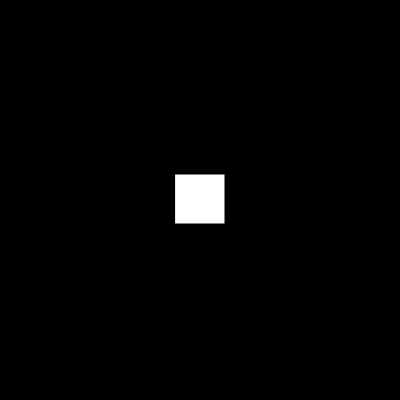
Frame 1 (no input)
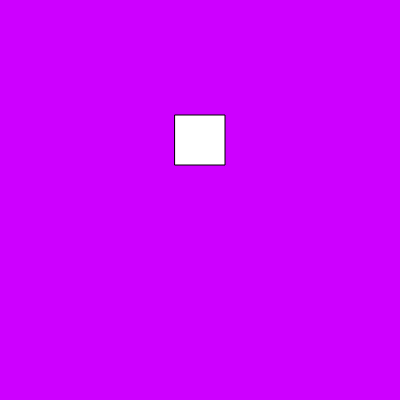
Frame 60 (no input)
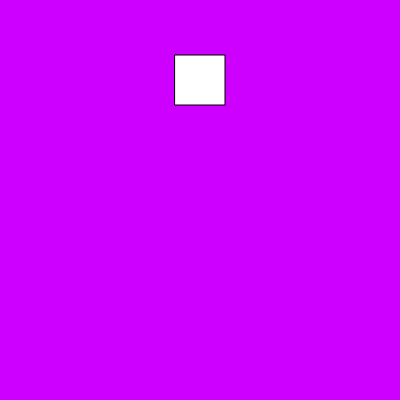
Frame 120 (the mouse pressed at the canvas centre since frame 60)

The p5.js sketch that drew these frames (run headless with seeded random() and noise() and a simulated clock; from frame 60 on, the mouse is pressed at the canvas centre):

// p5.js sketch
// ── sketch.js
var BGC = 0;
var counter = 175;
var direction = true;

function setup() {
    createCanvas(400, 400);
}

function draw() {
    background(BGC);

    if (mouseY > height / 2) {
        BGC = color(255, 145, 0);
        direction = false;

    } else {
        BGC = color(205, 0, 255);
        direction = true;
    }

    if (direction == true) {
        counter = counter - 1;
    } else {
        counter = counter + 1;
    }

    if (counter < 0) {
        counter = 0;
    } else if (counter > height - 50) {
        counter = height - 50;
    }

    rect(175, counter, 50, 50);
}
